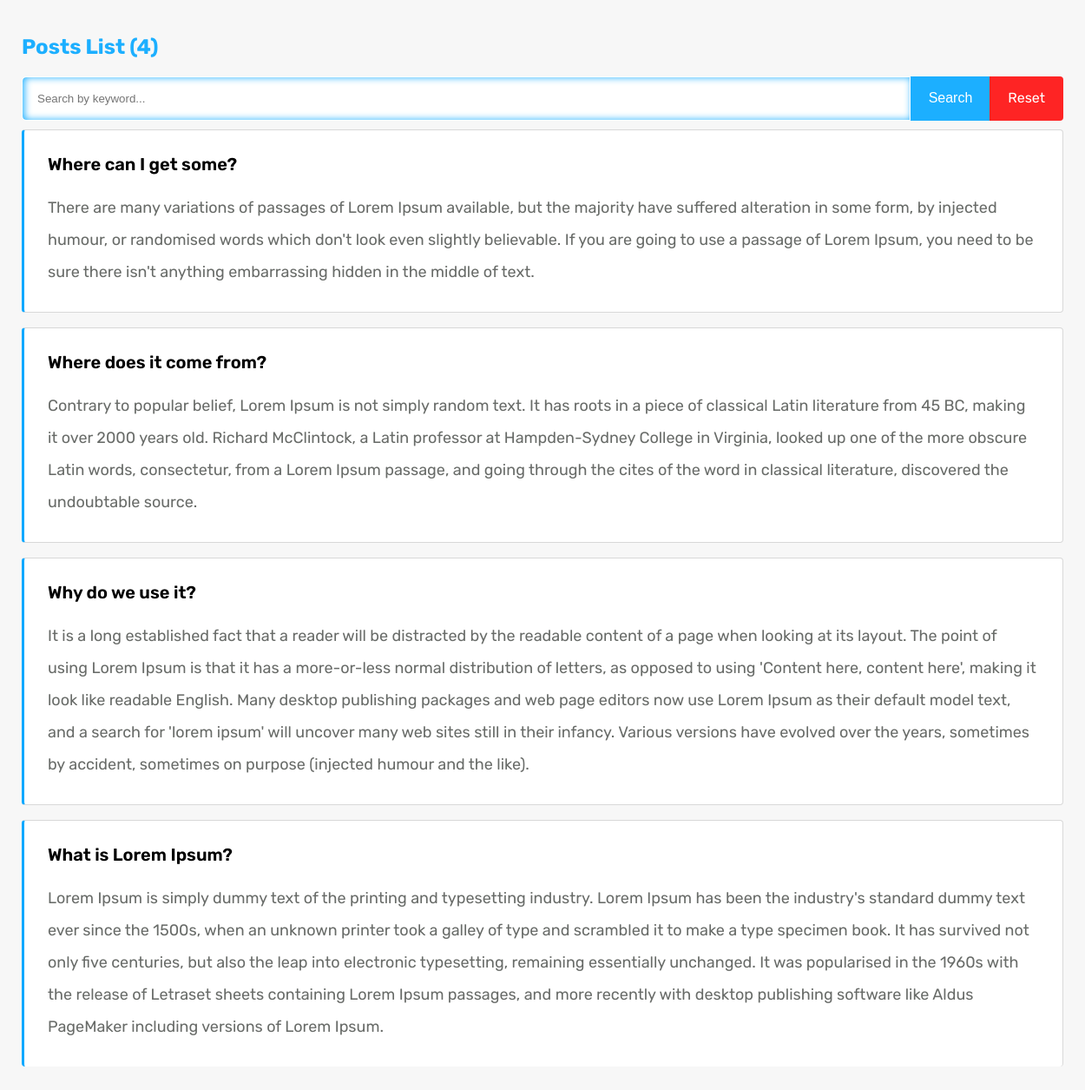
The page / on the database its author committed.
### tables this page shows
CREATE TABLE IF NOT EXISTS `posts` (
  `id` int(11) NOT NULL,
  `title` varchar(255) NOT NULL,
  `content` text NOT NULL,
  `created` datetime NOT NULL,
  `modified` datetime NOT NULL
);

### index.php (the view, shortened to what this page needs)
<?php
require_once 'dbConfig.php';
$searchKeyword = $whrSQL = '';
$result = $db->query("SELECT * FROM posts $whrSQL ORDER BY id DESC");
?>
<!DOCTYPE html>
<html lang="en-US">
<head>
<link rel="stylesheet" href="style.css">
</head>
<body>
<div class="container">
	<div class="row">
		<h2>Posts List (<?php echo $result->num_rows; ?>) </h2>
		<form method="post">
		<div class="input-group">
			<input type="text" name="keyword" class="form-control" value="<?php echo $searchKeyword; ?>" placeholder="Search by keyword..." >
			<div class="input-group-append">
				<input type="submit" name="searchSubmit" class="btn btn-outline-secondary btn-colors" value="Search">
				<a href="index.php" class="btn btn-outline-secondary btn-colors2">Reset</a>
			</div>
		</div>
		</form>
		<?php
		if($result->num_rows > 0){
			while($row = $result->fetch_assoc()){
				$title = !empty($searchKeyword)?highlightWords($row['title'], $searchKeyword):$row['title'];
				$contnet = !empty($searchKeyword)?highlightWords($row['content'], $searchKeyword):$row['content'];
		?>
		<div class="list-item">
			<h4><?php echo $title; ?></h4>
			<p><?php echo $contnet; ?></p>
		</div>
		<?php } }else{ ?>
		<div class="list-item">
			<p>No post(s) found...</p>
		</div>
		<?php } ?>
    </div>
</div>
</body>
</html>

### style.css (style rules this page uses)
body { background-color: #f7f7f7; margin: 0 auto; display: table; font-family: "Rubik", sans-serif; }
.container { padding: 20px; width:1200px; }
a { text-decoration: none;font-family: "Rubik", sans-serif; }
.input-group { position: relative; display: -webkit-box; display: -ms-flexbox; display: flex; -ms-flex-wrap: wrap; flex-wrap: wrap; -webkit-box-align: stretch; -ms-flex-align: stretch; align-items: stretch; width: 100%; }
.input-group>.form-control:not(:last-child) { border-top-right-radius: 0; border-bottom-right-radius: 0; }
.input-group>.form-control { position: relative; -webkit-box-flex: 1; -ms-flex: 1 1 auto; flex: 1 1 auto; width: 1%; margin-bottom: 0; }
.form-control { padding: 17px; border: 1px solid #ffffff; outline: none; border-radius: 5px; display: block; box-shadow: inset 2px 0px 8px 0px #1cafff; }
.input-group-append { display: -webkit-box; display: -ms-flexbox; display: flex; }
.input-group>.input-group-append:last-child>.btn:not(:last-child):not(.dropdown-toggle) { border-top-right-radius: 0; border-bottom-right-radius: 0; }
.input-group>.input-group-append>.btn { border-top-left-radius: 0; border-bottom-left-radius: 0; }
.btn { cursor: pointer; display: inline-block; font-weight: 400; text-align: center; white-space: nowrap; vertical-align: middle; -webkit-user-select: none; -moz-user-select: none; -ms-user-select: none; user-select: none; border: 1px solid transparent; padding: 12px 20px; font-size: 1rem; line-height: 1.5; border-radius: .25rem; transition: color .15s ease-in-out,background-color .15s ease-in-out,border-color .15s ease-in-out,box-shadow .15s ease-in-out; }
.btn-colors { background-color: #1cafff; color: white; }
.btn-colors2 { background-color: #fe2424; color: white; }
h2 { color: #1cafff; }
.input-group-append .btn+.btn { margin-left: -1px; }
.input-group { margin-bottom: 10px; }
.list-item { background: #fff; display: block; border: 1px solid #d8d8d8; border-radius: 4px; padding: 27px; margin-bottom: 17px; margin-top: 7px; border-left: 3px solid #07a8ff; }
.list-item h4 { font-size: 20px; font-weight: 600; margin: 0 0 20px 0; font-family: "Rubik", sans-serif; }
.list-item p { font-size: 18px; line-height: 37px; color: #686b68; margin-bottom: 0; }
.list-item:last-child { border-bottom: none; }

### rows shown on the page
posts: title "Where can I get some?", content "There are many variations of passages of Lorem Ipsum available, but the majority have suffered alteration in some form, by injected humour, or randomised words which don't look even slightly believable. If you are going to use a passage of Lorem Ipsum, you need to be sure there isn't anything embarrassing hidden in the middle of text."
posts: title "Where does it come from?", content "Contrary to popular belief, Lorem Ipsum is not simply random text. It has roots in a piece of classical Latin literature from 45 BC, making it over 2000 years old. Richard McClintock, a Latin professor at Hampden-Sydney College in Virginia, looked up one of the more obscure Latin words, consectetur, from a Lorem Ipsum passage, and going through the cites of the word in classical literature, discovered the undoubtable source."
posts: title "Why do we use it?", content "It is a long established fact that a reader will be distracted by the readable content of a page when looking at its layout. The point of using Lorem Ipsum is that it has a more-or-less normal distribution of letters, as opposed to using 'Content here, content here', making it look like readable English. Many desktop publishing packages and web page editors now use Lorem Ipsum as their default model text, and a search for 'lorem ipsum' will uncover many web sites still in their infancy. Various versions have evolved over the years, sometimes by accident, sometimes on purpose (injected humour and the like)."
posts: title "What is Lorem Ipsum?", content "Lorem Ipsum is simply dummy text of the printing and typesetting industry. Lorem Ipsum has been the industry's standard dummy text ever since the 1500s, when an unknown printer took a galley of type and scrambled it to make a type specimen book. It has survived not only five centuries, but also the leap into electronic typesetting, remaining essentially unchanged. It was popularised in the 1960s with the release of Letraset sheets containing Lorem Ipsum passages, and more recently with desktop publishing software like Aldus PageMaker including versions of Lorem Ipsum."

### other values the page prints
$result->num_rows "4"
